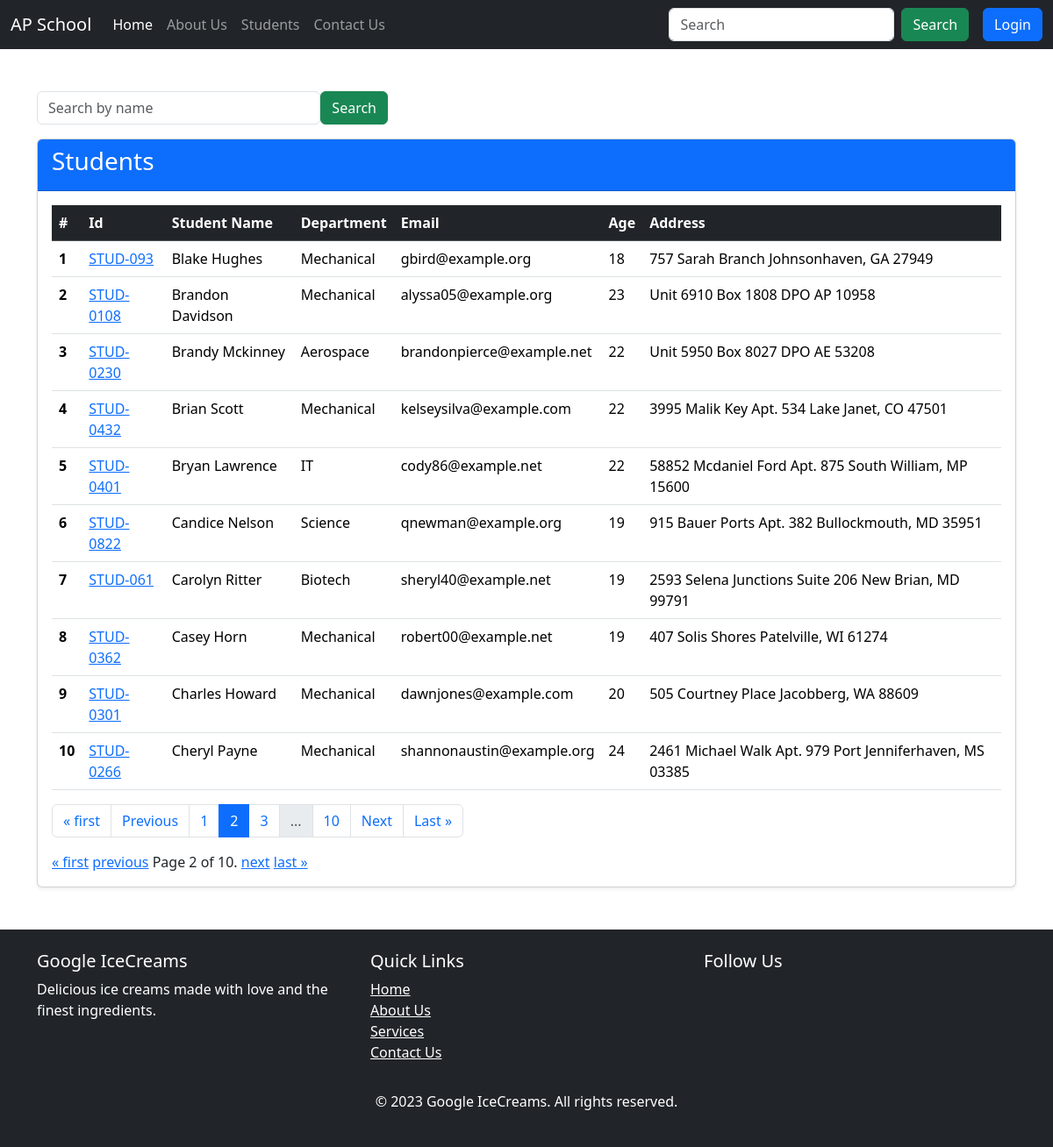
Screenshot of /students/?page=2 with the database file from the repository.
### home/models.py (models this page shows, shortened)
class Student(models.Model):
    department = models.ForeignKey(Department,related_name="depart", on_delete=models.CASCADE)
    student_id = models.OneToOneField(StudentID, related_name="studentID", on_delete=models.CASCADE)
    student_name = models.CharField(max_length=100)
    student_email = models.EmailField(unique=True)
    student_age = models.IntegerField(default=18)
    student_address = models.TextField()
    class Meta():
        ordering = ['student_name']
        verbose_name = "student"

class StudentID(models.Model):
    studentId = models.CharField(max_length=100)
    def __str__(self) -> str:
        return self.studentId
    class Meta():
        ordering = ['studentId']

class Department(models.Model):
    department = models.CharField(max_length=100)
    def __str__(self) -> str:
        return self.department
    class Meta():
        ordering = ['department']
        verbose_name = "Department"
        verbose_name_plural = "Departments"  # Custom plural name

### home/views.py (the view, shortened to what this page needs)
# urls.py: path('students/',views.get_students,name="students"),
def get_students(request):
    queryset = Student.objects.all()
    paginator = Paginator(queryset, 10)  # Show 25 contacts per page.
    page_number = request.GET.get("page")
    page_obj = paginator.get_page(page_number)
    return render(request, 'report/students.html', {'queryset' : page_obj })

### templates/report/students.html (shortened to what this page needs)
{% extends "base.html" %}
{% block body %}
<div class="container mt-5">
<form method="GET" class="form-inline mb-3 d-flex justify-content-between align-items-center" style="max-width: 400px;">
    <input class="form-control mr-sm-2" type="search" name='search' placeholder="Search by name" aria-label="Search">
    <button class="btn btn-success my-2 my-sm-0" type="submit">Search</button>
</form>
<div class="card shadow-sm">
    <div class="card-header bg-primary text-white">
        <h3>Students</h3>
    </div>
    <div class="card-body">
        <table class="table table-hover">
            <thead class="table-dark">
            <tr>
                <th scope="col">#</th>
                <th scope="col">Id</th>
                <th scope="col">Student Name</th>
                <th scope="col">Department</th>
                <th scope="col">Email</th>
                <th scope="col">Age</th>
                <th scope="col">Address</th>
            </tr>
        </thead>
        <tbody>
            {% if queryset %}
            {% for student in queryset %}
            <tr>
                <th scope="row">{{ forloop.counter }}</th>
                <td>
                    <a href="{% url 'marks' student.student_id %}">{{ student.student_id }}</a>
                </td>
                <td>{{ student.student_name }}</td>
                <td>{{ student.department }}</td>
                <td>{{ student.student_email }}</td>
                <td>{{ student.student_age }}</td>
                <td>{{ student.student_address }}</td>
                {% endfor %}
                {% else %}
            <tr>
                <td colspan="7" class="text-center">No students found</td>
            </tr>
            {% endif %}
        </tbody>
    </table>
    <nav aria-label="Page navigation example">
        <ul class="pagination">
            {% if queryset.has_previous %}
            <li class="page-item"><a class="page-link" href="?page=1">&laquo; first</a></li>
            <li class="page-item"><a class="page-link" href="?page={{ queryset.previous_page_number }}">Previous</a></li>
            {% endif %}
            {% for num in queryset.paginator.page_range %}
            {% if num <= 3 or num == queryset.paginator.num_pages or num >= queryset.number|add:"-1" and num <= queryset.number|add:"1" %}
            <li class="page-item {% if queryset.number == num %}active{% endif %}">
                <a class="page-link" href="?page={{ num }}">{{ num }}</a>
            </li>
            {% elif num == 4 %}
            <li class="page-item disabled"><a class="page-link">...</a></li>
            {% endif %}
            {% endfor %}
            {% if queryset.has_next %}
            <li class="page-item"><a class="page-link" href="?page={{ queryset.next_page_number }}">Next</a></li>
            <li class="page-item"><a class="page-link" href="?page={{ queryset.paginator.num_pages }}">Last &raquo;</a></li>
            {% endif %}
        </ul>
    </nav>
    <div class="pagination">
        <span class="step-links">
            {% if queryset.has_previous %}
            <a href="?page=1">&laquo; first</a>
            <a href="?page={{ queryset.previous_page_number }}">previous</a>
            {% endif %}
            <span class="current">
                Page {{ queryset.number }} of {{ queryset.paginator.num_pages }}.
            </span>
            {% if queryset.has_next %}
            <a href="?page={{ queryset.next_page_number }}">next</a>
            <a href="?page={{ queryset.paginator.num_pages }}">last &raquo;</a>
            {% endif %}
        </span>
    </div>
    </div>
    </div>
</div>
{% endblock body %}

### rows the page displays
Student: student_id "STUD-093", student_name "Blake Hughes", department "Mechanical", student_email "gbird@example.org", student_age "18", student_address "757 Sarah Branch Johnsonhaven, GA 27949"
Student: student_id "STUD-0108", student_name "Brandon Davidson", department "Mechanical", student_email "alyssa05@example.org", student_age "23", student_address "Unit 6910 Box 1808 DPO AP 10958"
Student: student_id "STUD-0230", student_name "Brandy Mckinney", department "Aerospace", student_email "brandonpierce@example.net", student_age "22", student_address "Unit 5950 Box 8027 DPO AE 53208"
Student: student_id "STUD-0432", student_name "Brian Scott", department "Mechanical", student_email "kelseysilva@example.com", student_age "22", student_address "3995 Malik Key Apt. 534 Lake Janet, CO 47501"
Student: student_id "STUD-0401", student_name "Bryan Lawrence", department "IT", student_email "cody86@example.net", student_age "22", student_address "58852 Mcdaniel Ford Apt. 875 South William, MP 15600"
Student: student_id "STUD-0822", student_name "Candice Nelson", department "Science", student_email "qnewman@example.org", student_age "19", student_address "915 Bauer Ports Apt. 382 Bullockmouth, MD 35951"
Student: student_id "STUD-061", student_name "Carolyn Ritter", department "Biotech", student_email "sheryl40@example.net", student_age "19", student_address "2593 Selena Junctions Suite 206 New Brian, MD 99791"
Student: student_id "STUD-0362", student_name "Casey Horn", department "Mechanical", student_email "robert00@example.net", student_age "19", student_address "407 Solis Shores Patelville, WI 61274"
Student: student_id "STUD-0301", student_name "Charles Howard", department "Mechanical", student_email "dawnjones@example.com", student_age "20", student_address "505 Courtney Place Jacobberg, WA 88609"
Student: student_id "STUD-0266", student_name "Cheryl Payne", department "Mechanical", student_email "shannonaustin@example.org", student_age "24", student_address "2461 Michael Walk Apt. 979 Port Jenniferhaven, MS 03385"

### other values shown
{{ num }} "1" "2" "3" "10"
{{ queryset.number }} "2"
{{ queryset.paginator.num_pages }} "10"
